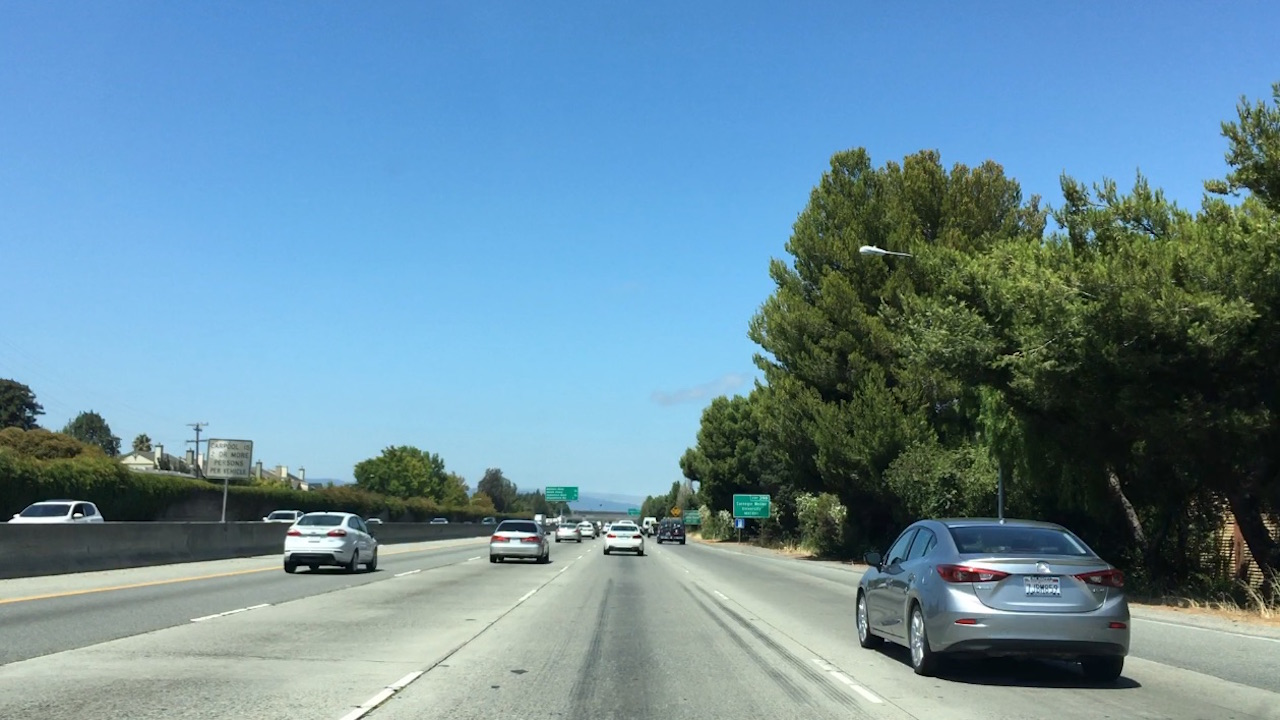
#> input picture test_images/bbox-example-image.jpg, 1280 x 720 px
$ jupyter execute --allow-errors cvcar-detect.ipynb   (shell and % lines are left out)   (older library calls are emulated)
#> lines starting #> are read from the running program, lines starting #| are printed output that depends on the picture
### cvfind_cars.py
#!/usr/bin/env python3
# -*- coding: utf-8 -*-
"""
Created on Sat Mar  4 11:32:18 2017

@author: raghu
"""


import numpy as np
import cv2

import cvfeatures
import cvconfig


orient = cvconfig.orient                  # HOG orientations
pix_per_cell = cvconfig.pix_per_cell      # HOG pixels per cell
cell_per_block = cvconfig.cell_per_block  # HOG cells per block
spatial_size = cvconfig.spatial_size      # Spatial binning dimensions
histbin = cvconfig.hist_bins              # Number of histogram bins


# Here is your draw_boxes function from the previous exercise
# [81 lines left out: functions draw_boxes, hog_subsampling, not called in this run]


def add_heat(heatmap, bbox_list):
    # Iterate through list of bboxes
    for box in bbox_list:
        # Add += 1 for all pixels inside each bbox
        # Assuming each "box" takes the form ((x1, y1), (x2, y2))
        heatmap[box[0][1]:box[1][1], box[0][0]:box[1][0]] += 1

    # Return updated heatmap
    return heatmap# Iterate through list of bboxes


def apply_threshold(heatmap, threshold):
    # Zero out pixels below the threshold
    heatmap[heatmap <= threshold] = 0
    # Return thresholded map
    return heatmap

### cvcar-detect.ipynb
# Project 5 : Vehicle Detection and Tracking - Traditional CV Method

[cell 1]
# Load required packages

import numpy as np
import cv2
import pickle
import time
import glob

from skimage.feature import hog

import matplotlib.image as mpimg
import matplotlib.pyplot as plt

from scipy.ndimage.measurements import label
from moviepy.editor import VideoFileClip

import cvfind_cars
import cvconfig

[cell 2]
# Static parameters from cvconfig file
color_space = cvconfig.color_space        # Can be RGB, HSV, LUV, HLS, YUV, YCrCb
orient = cvconfig.orient                  # HOG orientations
pix_per_cell = cvconfig.pix_per_cell      # HOG pixels per cell
cell_per_block = cvconfig.cell_per_block  # HOG cells per block
spatial_size = cvconfig.spatial_size      # Spatial binning dimensions
histbin = cvconfig.hist_bins              # Number of histogram bins
hog_channel = cvconfig.hog_channel        # Can be 0, 1, 2, or "ALL"
spatial_feat = cvconfig.spatial_feat      # Spatial features on or off
hist_feat = cvconfig.hist_feat            # Histogram features on or off
hog_feat = cvconfig.hog_feat              # HOG features on or off
heatmap_thresh = cvconfig.heatmap_thresh

[cell 3]
# Define a function to return some characteristics of the dataset
def data_look(car_list, notcar_list):
    data_dict = {}
    # Define a key in data_dict "n_cars" and store the number of car images
    data_dict["n_cars"] = len(car_list)
    # Define a key "n_notcars" and store the number of notcar images
    data_dict["n_notcars"] = len(notcar_list)
    # Read in a test image, either car or notcar
    # Define a key "image_shape" and store the test image shape 3-tuple
    example_img = mpimg.imread(car_list[0])
    data_dict["image_shape"] = example_img.shape
    # Define a key "data_type" and store the data type of the test image.
    data_dict["data_type"] = example_img.dtype
    # Return data_dict
    return data_dict


# Define a function that takes an image, a list of bounding boxes, optional color tuple and line thickness as inputs
# then draws boxes in that color on the output
def draw_boxes(img, bboxes, color=(0, 0, 255), thick=6):
    # make a copy of the image
    draw_img = np.copy(img)

    all_cars = []
    # draw each bounding box on your image copy using cv2.rectangle()
    for (x1,y1),(x2,y2) in bboxes:
        cv2.rectangle(draw_img, (x1, y1), (x2, y2), color, thick)
        car = draw_img[y1:y2,x1:x2]
        #cv2.resize(car,(0,0),fy=150)
        all_cars.append(car)
    # return the image copy with boxes drawn
    return draw_img, all_cars # Change this line to return image copy with boxes


def draw_labeled_bboxes(img, labels):
    # Iterate through all detected cars
    for car_number in range(1, labels[1]+1):
        # Find pixels with each car_number label value
        nonzero = (labels[0] == car_number).nonzero()
        # Identify x and y values of those pixels
        nonzeroy = np.array(nonzero[0])
        nonzerox = np.array(nonzero[1])
        # Define a bounding box based on min/max x and y
        bbox = ((np.min(nonzerox), np.min(nonzeroy)), (np.max(nonzerox), np.max(nonzeroy)))
        # Draw the box on the image
        cv2.rectangle(img, bbox[0], bbox[1], (0,0,255), 6)
    # Return the image
    return img


# Function to show original and updated images together
def org_upd(org, org_title, updated, upd_title):
    f, (ax1, ax2) = plt.subplots(1, 2, figsize=(16, 6))
    f.tight_layout()
    ax1.imshow(org)
    ax1.set_title(org_title, fontsize=30)
    ax2.imshow(updated, 'gray')
    ax2.set_title(upd_title, fontsize=30)
    plt.subplots_adjust(left=0., right=1, top=0.9, bottom=0.)


# Define a function to compute color histogram features
def color_hist(image, nbins=32, bins_range=(0, 255)):
    # Compute the histogram of the RGB channels separately
    rhist = np.histogram(image[:,:,0], bins=32, range=(0, 255))
    ghist = np.histogram(image[:,:,1], bins=32, range=(0, 255))
    bhist = np.histogram(image[:,:,2], bins=32, range=(0, 255))
    # Generating bin centers
    bin_edges = rhist[1]
    bin_centers = (bin_edges[1:]  + bin_edges[0:len(bin_edges)-1])/2
    # Concatenate the histograms into a single feature vector
    hist_features = np.concatenate((rhist[0], ghist[0], bhist[0]))
    # Return the individual histograms, bin_centers and feature vector
    return rhist, ghist, bhist, bin_centers, hist_features

Prepare a balanced dataset, i.e., have as many positive as negative examples, or in the case of multi-class problems, roughly the same number of cases of each class.

This is to avoid having algorithm simply classify everything as belonging to the majority class.

[cell 4]
# Load images
car_images = glob.glob("./vehicles/*/*/*.png")
notcar_images = glob.glob("./non-vehicles/*/*/*.png")
cars = []
notcars = []

for image in car_images:
    cars.append(image)

for image in notcar_images:
    notcars.append(image)

#> (the rest of this cell did not finish here and is left out)

Visualize car / not-car images

#> (a cell that did not finish here is left out)

[cell 6]
# Histogram of pixel intensity
# This transform is used to compute color values in an image
tst_img = mpimg.imread('test_images/bbox-example-image.jpg')
#> tst_img is the input picture: shape (720, 1280, 3); mean R, G, B 105, 140.8, 158.7
rh, gh, bh, bincen, feature_vec = color_hist(tst_img, nbins=32, bins_range=(0, 255))
#> in color_hist, `bin_edges = rhist[1]`: bin_edges = 33 values from 0 to 255
#> in color_hist, `bin_centers = (bin_edges[1:]  + bin_edges[0:len(bin_edges)-1])/2`: bin_centers = 32 values from 3.98 to 251
#> in color_hist, `hist_features = np.concatenate((rhist[0], ghist[0], bhist[0]))`: hist_features = 96 values, max 107361 at index 93, min 916 at index 32, mean 28800
#> bincen = 32 values from 3.98 to 251; feature_vec has the same summary as hist_features in color_hist

plt.imshow(tst_img)

# Plot a figure with all three bar charts
if rh is not None:
    fig = plt.figure(figsize=(12,3))
    plt.subplot(131)
    plt.bar(bincen, rh[0])
    plt.xlim(0, 255)
    plt.title('R Histogram')
    plt.subplot(132)
    plt.bar(bincen, gh[0])
    plt.xlim(0, 255)
    plt.title('G Histogram')
    plt.subplot(133)
    plt.bar(bincen, bh[0])
    plt.xlim(0, 255)
    plt.title('B Histogram')
    fig.tight_layout()
else:
    print('Your function is returning None for at least one variable...')
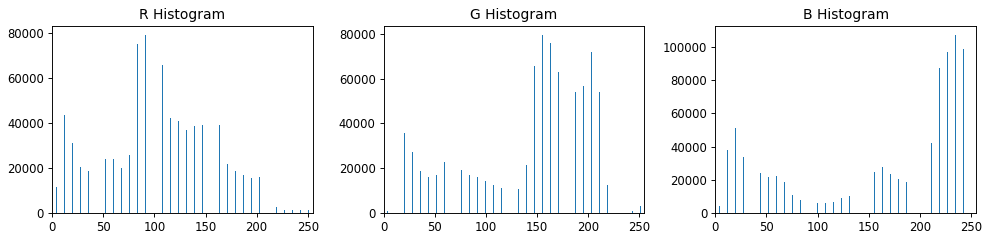
#> figure drawn by matplotlib, 3 panels; panel 1: tallest bar 79331 high, from x = 91.24 to 92.04; panel 2: tallest bar 79665 high, from x = 155 to 155.8; panel 3: tallest bar 107361 high, from x = 234.7 to 235.5
#> (reads model_folder/svc_pickle.p from the repository)

#> (a cell that did not finish here is left out)

#> (a cell that did not finish here is left out)

[cell 9]
# 2. Look into searching an image for detections
image = mpimg.imread('test_images/test6.jpg')
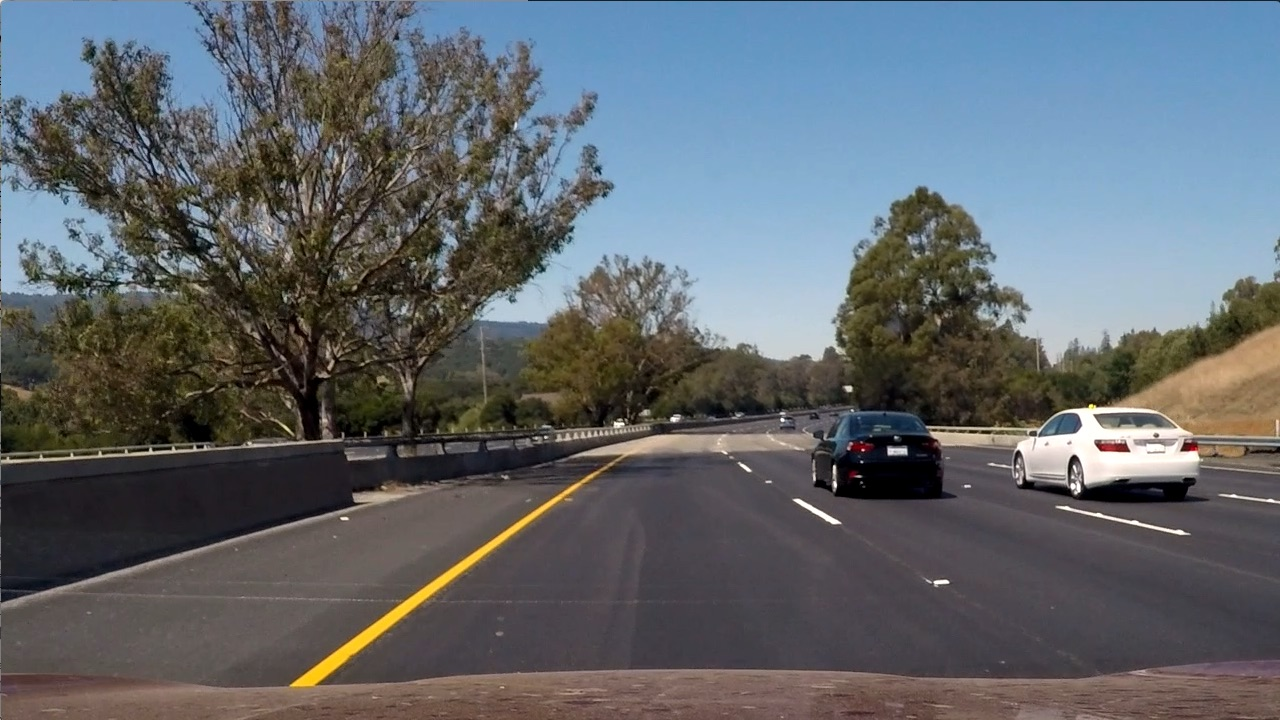
#> input picture test_images/test6.jpg, 1280 x 720 px
#> image is the input picture: shape (720, 1280, 3); mean R, G, B 97, 102.6, 107.9

draw_image = np.copy(image)
image = image.astype(np.float32)/255   # Use this to convert from JPEG (0-255) to PNG (0-1)
#print("Image min-max: ",np.min(image), np.max(image))

hot_windows = []

t0 = time.time()

#> (the rest of this cell did not finish here and is left out)

[cell 10]
# A tight bounding box for each car is what you're aiming for
# These bounding boxes are going to be used by your path-planning or motion control algorithms
# to try to cause the steer is clear of the other vehicles
heat = np.zeros_like(image[:,:,0]).astype(np.float)

# Add heat to each box in box list
heat = cvfind_cars.add_heat(heat,hot_windows)
#> after the loop in add_heat, `for box in bbox_list:`: heatmap: shape (720, 1280) float64; every value is 0

plt.imshow(heat,'gray')

[cell 11]
# Apply threshold to help remove false positives
heat = cvfind_cars.apply_threshold(heat,heatmap_thresh)

# Visualize the heatmap when displaying
heatmap = np.clip(heat, 0, 255)

plt.imshow(heatmap,'gray')

[cell 12]
# Find final boxes from heatmap using label function
labels = label(heatmap)

draw_labelled = draw_labeled_bboxes(draw_image, labels)
